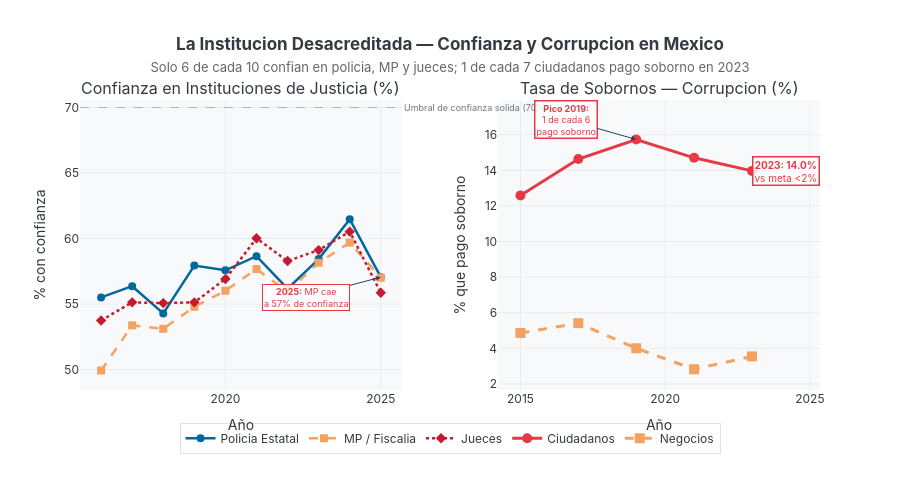

Notebook cell for this chart:
### Markdown cell above
## Acto V — La Institución Desacreditada
Solo **6 de cada 10 mexicanos** confía en la policía estatal, el Ministerio Público y los jueces.
En 2023, el **14 %** de ciudadanos pagó al menos un soborno al tener contacto con un funcionario.
Cuando las instituciones no inspiran confianza, el pacto social que hace significativa la educación
se erosiona: ¿para qué estudiar si el sistema no recompensa el mérito?

### Code cell
# ══════════════════════════════════════════════════════════════════════════════
# FIGURA 5 — La Institución Desacreditada
# ══════════════════════════════════════════════════════════════════════════════
policia    = get_serie('16N.2.1')
mp_trust   = get_serie('16N.2.2')
jueces     = get_serie('16N.2.4')
soborno_c  = get_serie('16.5.1')
soborno_n  = get_serie('16.5.2')

fig5 = make_subplots(
    rows=1, cols=2,
    subplot_titles=[
        'Confianza en Instituciones de Justicia (%)',
        'Tasa de Sobornos — Corrupcion (%)'
    ],
    horizontal_spacing=0.13
)

# ── Panel 1: Confianza institucional ──────────────────────────────────────────
fig5.add_trace(go.Scatter(
    x=policia['periodo'], y=policia['valor'],
    mode='lines+markers', name='Policia Estatal',
    line=dict(color=C_ODS16, width=2.5),
    marker=dict(size=8),
    hovertemplate='<b>%{x}</b><br>Confianza policia: <b>%{y:.1f}%</b><extra></extra>'
), row=1, col=1)

fig5.add_trace(go.Scatter(
    x=mp_trust['periodo'], y=mp_trust['valor'],
    mode='lines+markers', name='MP / Fiscalia',
    line=dict(color=C_ACENTO, width=2.5, dash='dash'),
    marker=dict(size=8, symbol='square'),
    hovertemplate='<b>%{x}</b><br>Confianza MP: <b>%{y:.1f}%</b><extra></extra>'
), row=1, col=1)

fig5.add_trace(go.Scatter(
    x=jueces['periodo'], y=jueces['valor'],
    mode='lines+markers', name='Jueces',
    line=dict(color=C_ODS4, width=2.5, dash='dot'),
    marker=dict(size=8, symbol='diamond'),
    hovertemplate='<b>%{x}</b><br>Confianza jueces: <b>%{y:.1f}%</b><extra></extra>'
), row=1, col=1)

fig5.add_hline(
    y=70, line_width=1, line_dash='dash', line_color='#ADB5BD',
    annotation_text='Umbral de confianza solida (70%)',
    annotation_position='right',
    annotation_font=dict(size=9, color='#6C757D'),
    row=1, col=1
)
fig5.add_annotation(
    x=2025, y=57.05,
    text='<b>2025:</b> MP cae<br>a 57% de confianza',
    showarrow=True, arrowhead=2, ax=-75, ay=20,
    font=dict(size=9, color=C_ALERTA),
    bgcolor='rgba(255,255,255,0.85)', bordercolor=C_ALERTA, borderwidth=1,
    row=1, col=1
)

# ── Panel 2: Corrupción ───────────────────────────────────────────────────────
fig5.add_trace(go.Scatter(
    x=soborno_c['periodo'], y=soborno_c['valor'],
    mode='lines+markers', name='Ciudadanos',
    line=dict(color=C_ALERTA, width=3),
    marker=dict(size=10),
    hovertemplate='<b>%{x}</b><br>Soborno ciudadanos: <b>%{y:.1f}%</b><extra></extra>'
), row=1, col=2)

fig5.add_trace(go.Scatter(
    x=soborno_n['periodo'], y=soborno_n['valor'],
    mode='lines+markers', name='Negocios',
    line=dict(color=C_ACENTO, width=3, dash='dash'),
    marker=dict(size=10, symbol='square'),
    hovertemplate='<b>%{x}</b><br>Soborno negocios: <b>%{y:.1f}%</b><extra></extra>'
), row=1, col=2)

fig5.add_annotation(
    x=2019, y=15.73,
    text='<b>Pico 2019:</b><br>1 de cada 6<br>pago soborno',
    showarrow=True, arrowhead=2, ax=-70, ay=-20,
    font=dict(size=9, color=C_ALERTA),
    bgcolor='rgba(255,255,255,0.9)', bordercolor=C_ALERTA, borderwidth=1.5,
    row=1, col=2
)
fig5.add_annotation(
    x=2023, y=13.97,
    text='<b>2023: 14.0%</b><br>vs meta <2%',
    showarrow=False, xanchor='left',
    font=dict(size=10, color=C_ALERTA),
    bgcolor='rgba(255,255,255,0.85)', bordercolor=C_ALERTA, borderwidth=1.5,
    row=1, col=2
)

fig5.update_yaxes(title_text='% con confianza', row=1, col=1)
fig5.update_yaxes(title_text='% que pago soborno', row=1, col=2)
fig5.update_xaxes(showgrid=True, gridcolor='#E9ECEF', title_text='Año')
fig5.update_yaxes(showgrid=True, gridcolor='#E9ECEF')

fig5.update_layout(
    title=dict(
        text='<b>La Institucion Desacreditada — Confianza y Corrupcion en Mexico</b><br>'
             '<span style="font-size:13px;color:#666;font-weight:normal">'
             'Solo 6 de cada 10 confian en policia, MP y jueces; 1 de cada 7 ciudadanos pago soborno en 2023</span>',
        x=0.5, xanchor='center'
    ),
    height=480, plot_bgcolor=C_FONDO, paper_bgcolor='white',
    font=dict(family='Inter, Arial, sans-serif', color=C_LINEA),
    legend=dict(
        orientation='h', yanchor='bottom', y=-0.22, xanchor='center', x=0.5,
        bgcolor='rgba(255,255,255,0.8)', bordercolor='#DEE2E6', borderwidth=1
    ),
    margin=dict(t=100, b=90)
)
fig5.show()

### Figure 1 — Plotly figure (JSON) as saved in the notebook; plotly's stock layout.template omitted (floating-point values rounded to 4 significant figures)
{"data": [{"hovertemplate": "<b>%{x}</b><br>Confianza policia: <b>%{y:.1f}%</b><extra></extra>", "line": {"color": "#00689D", "width": 2.5}, "marker": {"size": 8}, "mode": "lines+markers", "name": "Policia Estatal", "type": "scatter", "x": [2016, 2017, 2018, 2019, 2020, 2021, 2022, 2023, 2024, 2025], "xaxis": "x", "y": [55.5, 56.36, 54.28, 57.94, 57.58, 58.65, 56.17, 58.43, 61.47, 57.05], "yaxis": "y"}, {"hovertemplate": "<b>%{x}</b><br>Confianza MP: <b>%{y:.1f}%</b><extra></extra>", "line": {"color": "#F4A261", "dash": "dash", "width": 2.5}, "marker": {"size": 8, "symbol": "square"}, "mode": "lines+markers", "name": "MP / Fiscalia", "type": "scatter", "x": [2016, 2017, 2018, 2019, 2020, 2021, 2022, 2023, 2024, 2025], "xaxis": "x", "y": [49.93, 53.37, 53.11, 54.79, 56.01, 57.67, 55.94, 58.15, 59.68, 57.01], "yaxis": "y"}, {"hovertemplate": "<b>%{x}</b><br>Confianza jueces: <b>%{y:.1f}%</b><extra></extra>", "line": {"color": "#C5192D", "dash": "dot", "width": 2.5}, "marker": {"size": 8, "symbol": "diamond"}, "mode": "lines+markers", "name": "Jueces", "type": "scatter", "x": [2016, 2017, 2018, 2019, 2020, 2021, 2022, 2023, 2024, 2025], "xaxis": "x", "y": [53.74, 55.13, 55.07, 55.13, 56.91, 60.02, 58.28, 59.11, 60.53, 55.86], "yaxis": "y"}, {"hovertemplate": "<b>%{x}</b><br>Soborno ciudadanos: <b>%{y:.1f}%</b><extra></extra>", "line": {"color": "#E63946", "width": 3}, "marker": {"size": 10}, "mode": "lines+markers", "name": "Ciudadanos", "type": "scatter", "x": [2015, 2017, 2019, 2021, 2023], "xaxis": "x2", "y": [12.59, 14.64, 15.73, 14.7, 13.97], "yaxis": "y2"}, {"hovertemplate": "<b>%{x}</b><br>Soborno negocios: <b>%{y:.1f}%</b><extra></extra>", "line": {"color": "#F4A261", "dash": "dash", "width": 3}, "marker": {"size": 10, "symbol": "square"}, "mode": "lines+markers", "name": "Negocios", "type": "scatter", "x": [2015, 2017, 2019, 2021, 2023], "xaxis": "x2", "y": [4.863, 5.414, 4.005, 2.827, 3.55], "yaxis": "y2"}], "layout": {"annotations": [{"font": {"size": 16}, "showarrow": false, "text": "Confianza en Instituciones de Justicia (%)", "x": 0.2175, "xanchor": "center", "xref": "paper", "y": 1, "yanchor": "bottom", "yref": "paper"}, {"font": {"size": 16}, "showarrow": false, "text": "Tasa de Sobornos — Corrupcion (%)", "x": 0.7825, "xanchor": "center", "xref": "paper", "y": 1, "yanchor": "bottom", "yref": "paper"}, {"font": {"color": "#6C757D", "size": 9}, "showarrow": false, "text": "Umbral de confianza solida (70%)", "x": 1, "xanchor": "left", "xref": "x domain", "y": 70, "yanchor": "middle", "yref": "y"}, {"arrowhead": 2, "ax": -75, "ay": 20, "bgcolor": "rgba(255,255,255,0.85)", "bordercolor": "#E63946", "borderwidth": 1, "font": {"color": "#E63946", "size": 9}, "showarrow": true, "text": "<b>2025:</b> MP cae<br>a 57% de confianza", "x": 2025, "xref": "x", "y": 57.05, "yref": "y"}, {"arrowhead": 2, "ax": -70, "ay": -20, "bgcolor": "rgba(255,255,255,0.9)", "bordercolor": "#E63946", "borderwidth": 1.5, "font": {"color": "#E63946", "size": 9}, "showarrow": true, "text": "<b>Pico 2019:</b><br>1 de cada 6<br>pago soborno", "x": 2019, "xref": "x2", "y": 15.73, "yref": "y2"}, {"bgcolor": "rgba(255,255,255,0.85)", "bordercolor": "#E63946", "borderwidth": 1.5, "font": {"color": "#E63946", "size": 10}, "showarrow": false, "text": "<b>2023: 14.0%</b><br>vs meta <2%", "x": 2023, "xanchor": "left", "xref": "x2", "y": 13.97, "yref": "y2"}], "font": {"color": "#343A40", "family": "Inter, Arial, sans-serif"}, "height": 480, "legend": {"bgcolor": "rgba(255,255,255,0.8)", "bordercolor": "#DEE2E6", "borderwidth": 1, "orientation": "h", "x": 0.5, "xanchor": "center", "y": -0.22, "yanchor": "bottom"}, "margin": {"b": 90, "t": 100}, "paper_bgcolor": "white", "plot_bgcolor": "#F8F9FA", "shapes": [{"line": {"color": "#ADB5BD", "dash": "dash", "width": 1}, "type": "line", "x0": 0, "x1": 1, "xref": "x domain", "y0": 70, "y1": 70, "yref": "y"}], "title": {"text": "<b>La Institucion Desacreditada — Confianza y Corrupcion en Mexico</b><br><span style=\"font-size:13px;color:#666;font-weight:normal\">Solo 6 de cada 10 confian en policia, MP y jueces; 1 de cada 7 ciudadanos pago soborno en 2023</span>", "x": 0.5, "xanchor": "center"}, "xaxis": {"anchor": "y", "domain": [0, 0.435], "gridcolor": "#E9ECEF", "showgrid": true, "title": {"text": "Año"}}, "xaxis2": {"anchor": "y2", "domain": [0.565, 1], "gridcolor": "#E9ECEF", "showgrid": true, "title": {"text": "Año"}}, "yaxis": {"anchor": "x", "domain": [0, 1], "gridcolor": "#E9ECEF", "showgrid": true, "title": {"text": "% con confianza"}}, "yaxis2": {"anchor": "x2", "domain": [0, 1], "gridcolor": "#E9ECEF", "showgrid": true, "title": {"text": "% que pago soborno"}}}}
